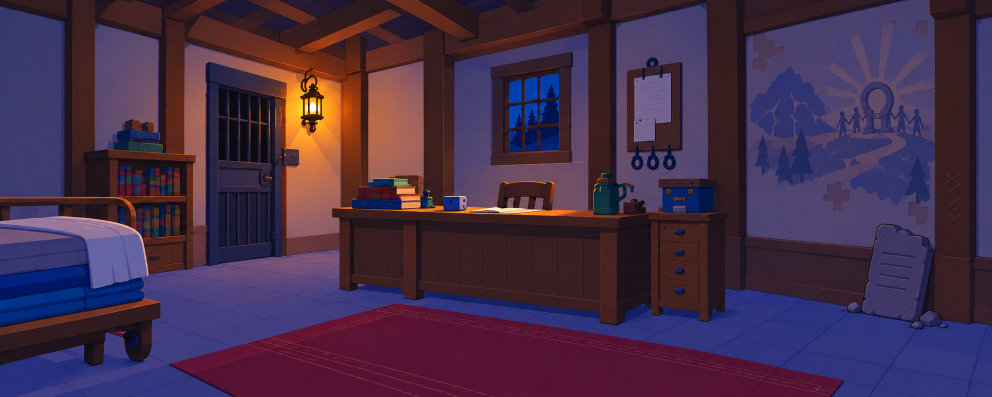
#> input picture experiments/renpy-ch1/art/bg-woodshed-mural-20261023/round2/work/facility-evening-generated.png, 1983 x 793 px, given in place of woods-afternoon-generated.png, which was not available (shown at 1/2 size); the run also reads 1 picture not shown here
$ python assemble.py
#> lines starting #> are read from the running program, lines starting #| are printed output that depends on the picture; pictures that were not available may be replaced by others from this repository, and a replacement may not be noted
from PIL import Image, ImageDraw, ImageFont, ImageFilter
from pathlib import Path
import numpy as np, shutil, json
R=Path(__file__).resolve().parents[1]; B=R.parent
G=Path('/root/.codex/generated_images/01a1671a-872d-7a22-bddb-cffe6dcbb5d5')
FILES={'woods-afternoon':'exec-13899d70-7b38-474a-873d-42a8dc68b035.png','woods-evening':'exec-036d2d5a-9a82-413c-a266-c08a5a1725d7.png','facility-afternoon':'exec-698d5a08-65f6-4777-85ac-018fad1fd306.png','facility-evening':'exec-c062eecc-2236-4c22-968a-c2f5dcc99eee.png'}
N=Image.Resampling.NEAREST
font=ImageFont.truetype('/usr/share/fonts/truetype/dejavu/DejaVuSans.ttf',20)
def flat(im,colors=96):
    sz=im.size
    return im.resize((sz[0]//3,sz[1]//3),Image.Resampling.BOX).quantize(colors=colors,dither=Image.Dither.NONE).convert('RGB').resize(sz,N)
def save(im,name): im.save(R/name,lossless=True,method=6)
def woods(im):
    # Preserve requested landmarks while allocating extra width to side storage.
    im=im.resize((2048,683),N)
    xs=[0,500,650,790,1090,1275,1660,2048]
    ds=[0,450,520,720,1300,1500,2050,2560]
    out=Image.new('RGB',(2560,768))
    for a,b,c,d in zip(xs,xs[1:],ds,ds[1:]):out.paste(im.crop((a,0,b,683)).resize((d-c,768),N),(c,0))
    return flat(out)
for key,name in FILES.items():
    shutil.copy2(G/name,R/'work'/f'{key}-generated.png')
for t in ['afternoon','evening']:
    im=woods(Image.open(R/'work'/f'woods-{t}-generated.png').convert('RGB'))
#> in woods, `im=im.resize((2048,683),N)`:
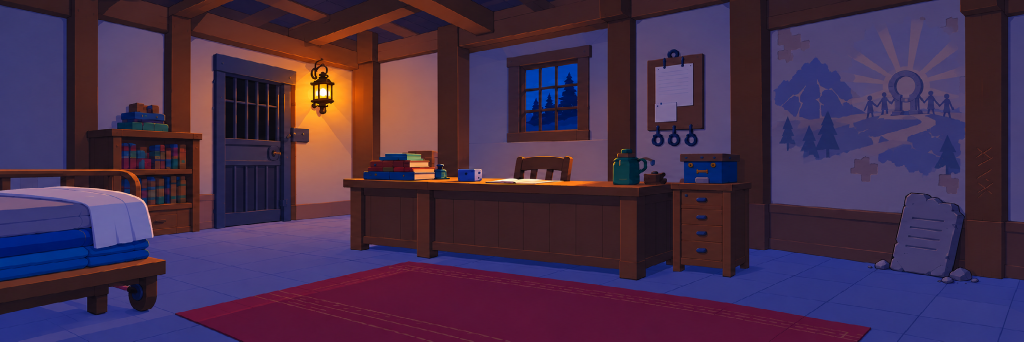
#> im: PIL image 2048x683 RGB (shown at 1/2 size); mean R, G, B 69, 46, 72.8
#> in woods, `out=Image.new('RGB',(2560,768))`: out: PIL image 2560x768 RGB; every value is 0
#> after the loop in woods, `for a,b,c,d in zip(xs,xs[1:],ds,ds[1:]):out.paste(im.crop((a,0,b,683))..`:
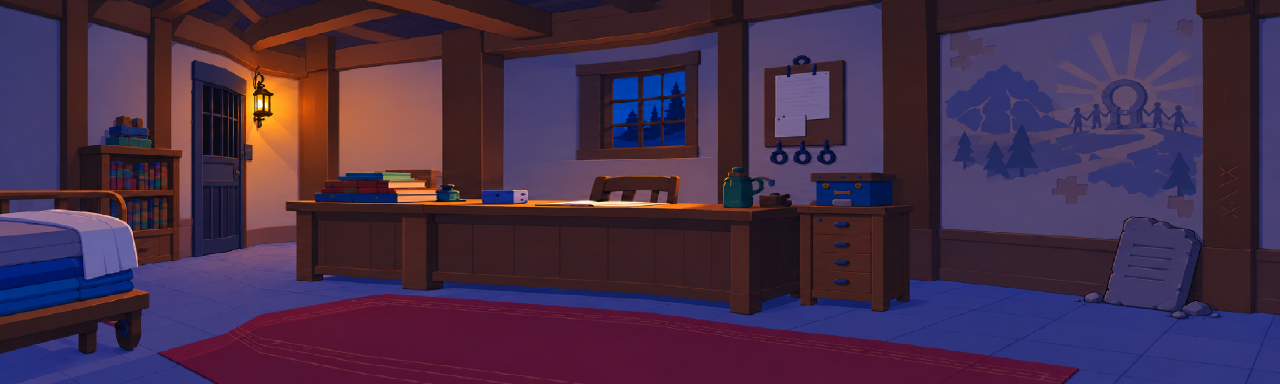
#> out: PIL image 2560x768 RGB (shown at 1/2 size); mean R, G, B 69, 45.2, 71.7
#> in flat, `return im.resize((sz[0]//3,sz[1]//3),Image.Resampling.BOX).quantize(co..`:
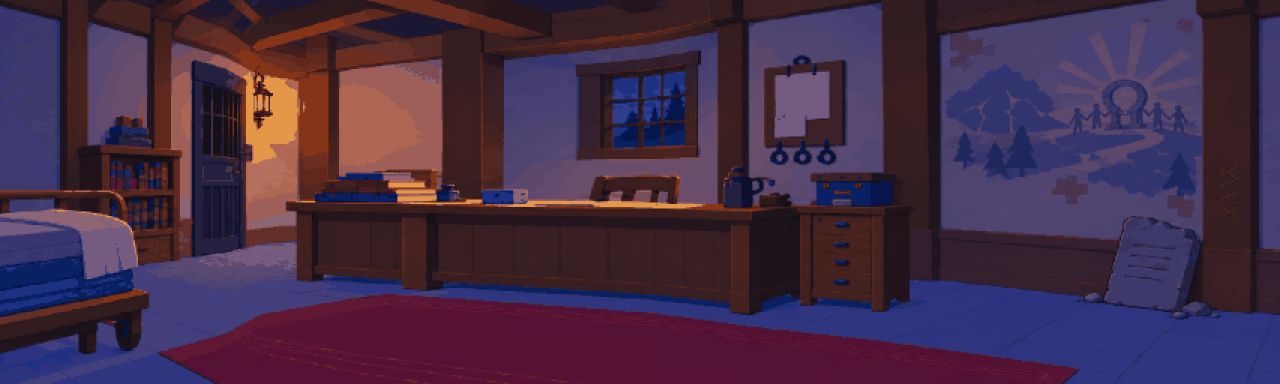
#> returned value: PIL image 2560x768 RGB (shown at 1/2 size); mean R, G, B 68.9, 44.9, 71.3
    save(im,'woodshed-interior-wide'+('-evening' if t=='evening' else '')+'.webp')
#> pass 2 of the loop `for t in ['afternoon','evening']:`:
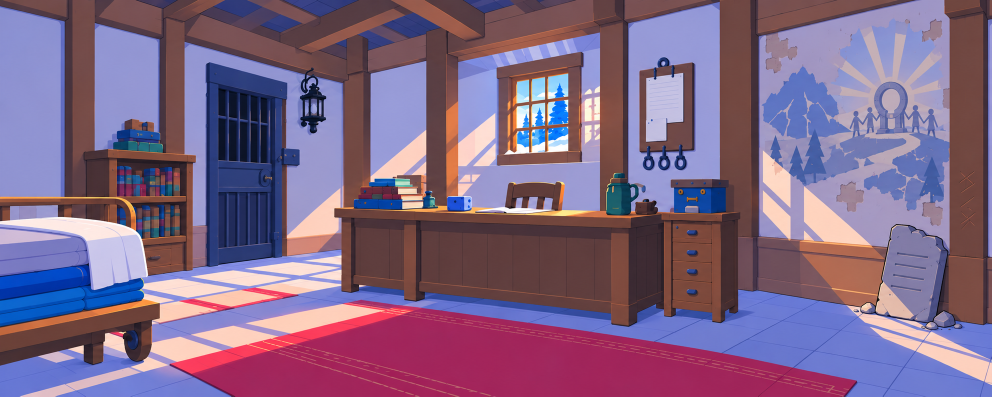
#> input picture experiments/renpy-ch1/art/bg-woodshed-mural-20261023/round2/work/facility-morning-generated.png, 1983 x 793 px, given in place of woods-evening-generated.png, which was not available (shown at 1/2 size)
#> in woods (call 2), `im=im.resize((2048,683),N)`:
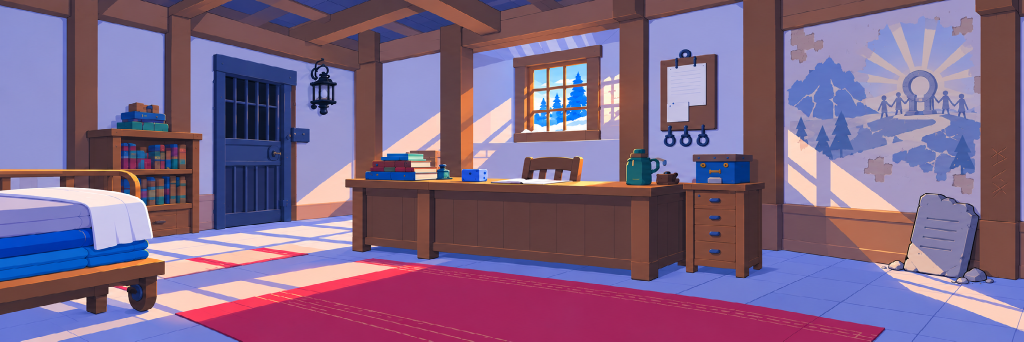
#> im: PIL image 2048x683 RGB (shown at 1/2 size); mean R, G, B 128.2, 102.2, 133.6
#> in flat (call 2), `return im.resize((sz[0]//3,sz[1]//3),Image.Resampling.BOX).quantize(co..`:
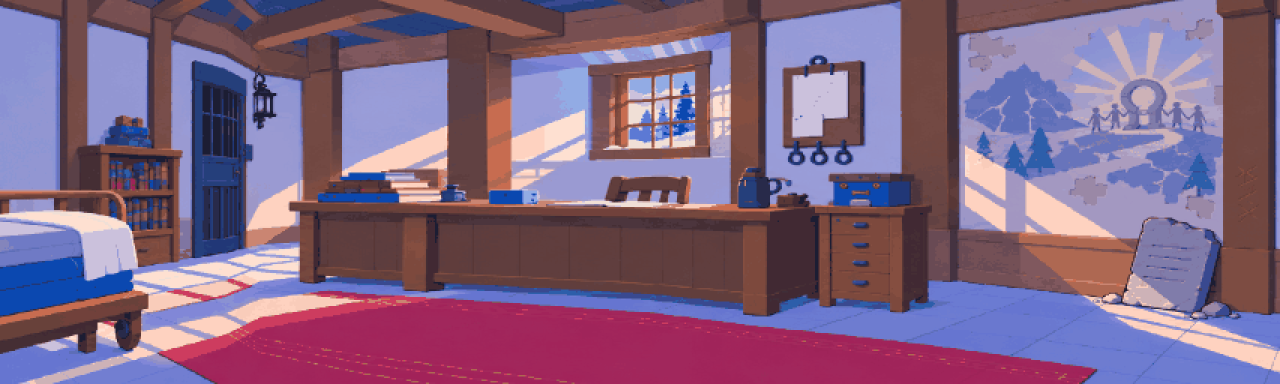
#> returned value: PIL image 2560x768 RGB (shown at 1/2 size); mean R, G, B 129.1, 100.6, 131.4
def facility(t):
#> called with t = 'morning'
    original=Image.open(B/'ref'/f'room13-pixel-ready-facility0177-{t}.webp').convert('RGB')
#> original is the input picture: PIL image 1983x793 RGB; mean R, G, B 128.2, 102.3, 133.6
    src=Image.open(R/'work'/f'facility-{t}-generated.png').convert('RGB').resize((1983,793),N)
    patch=Image.new('RGB',(512,768))
#> patch: PIL image 512x768 RGB; every value is 0
    # Align wall/baseboard/floor heights to original right edge.
    ys=[0,475,610,793]; yd=[0,500,632,768]
    for a,b,c,d in zip(ys,ys[1:],yd,yd[1:]):patch.paste(src.crop((1490,a,1983,b)).resize((512,d-c),N),(0,c))
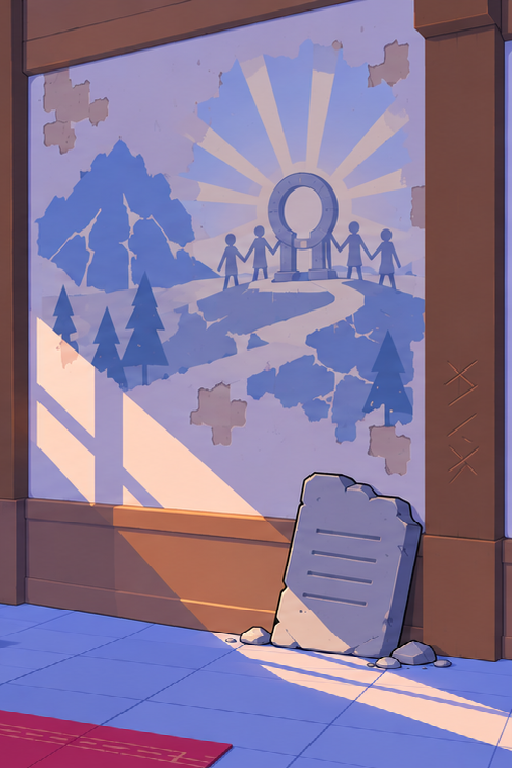
#> patch: PIL image 512x768 RGB; mean R, G, B 136.3, 119.4, 151.8
    patch=flat(patch.filter(ImageFilter.MedianFilter(5)),32)
#> call 3 of flat, with colors = 32
#> in flat (call 3), `return im.resize((sz[0]//3,sz[1]//3),Image.Resampling.BOX).quantize(co..`:
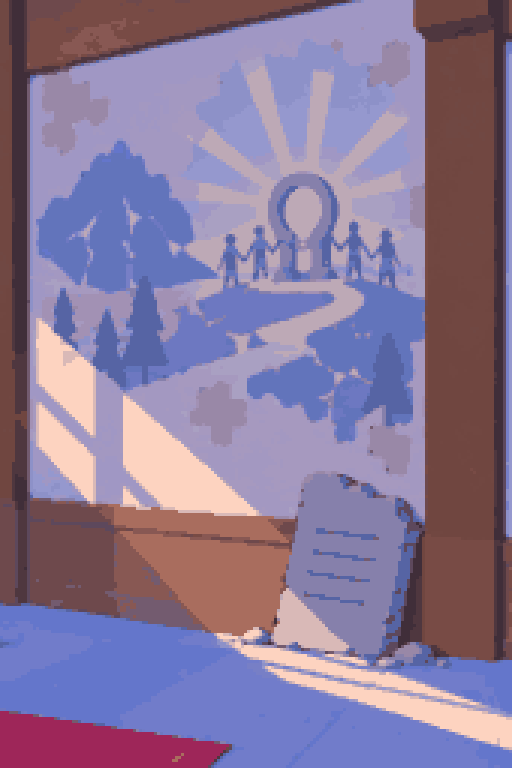
#> returned value: PIL image 512x768 RGB; mean R, G, B 136.9, 119.8, 152.1
    # Edge matching is entirely in the new region. Original pixels are untouched.
    ar=np.array(patch).astype(float); edge=np.array(original)[:,-1,:].astype(float)
#> after `edge = np.array(original)[:, -1, :].astype(float)`: edge = 793 rows, first 8: [115, 83, 79], [119, 81, 75], [122, 80, 74], [122, 80, 74], [122, 79, 74], [121, 78, 74], [122, 78, 74], [123, 78, 74]
    for x in range(24):
        w=(x//3)/8
        ar[:,x,:]=edge*(1-w)+ar[:,x,:]*w
    patch=Image.fromarray(np.uint8(np.clip(ar,0,255)))
    # Remove generated carpet fragment; extend the original clear tile floor.
    tablet=patch.copy()
    tile=original.crop((1820,632,2048,768)).transpose(Image.Transpose.FLIP_LEFT_RIGHT).resize((512,136),N)
    patch.paste(tile,(0,632))
    dr=ImageDraw.Draw(patch)
    # New bay baseboard continues the exact height of the old wall.
    dr.polygon([(0,500),(512,530),(512,662),(0,632)],fill=original.getpixel((2047,570)))
    dr.line([(0,500),(512,530)],fill=original.getpixel((2047,503)),width=7)
    dr.line([(0,518),(512,548)],fill=original.getpixel((2047,520)),width=3)
    dr.line([(0,632),(512,662)],fill=original.getpixel((2047,630)),width=3)
    mask=Image.new('L',(512,768));md=ImageDraw.Draw(mask)
    md.polygon([(270,475),(290,473),(308,478),(326,476),(340,488),(359,490),(388,515),(376,643),(366,657),(305,657),(275,648),(255,628)],fill=255)
    patch.paste(tablet,(0,0),mask)
    # Structural post at the join covers wall-bay boundary without touching original.
    dr=ImageDraw.Draw(patch)
    dr.polygon([(0,0),(27,0),(27,646),(0,640)],fill=original.getpixel((1660,300)))
    dr.line([(26,0),(26,646)],fill=original.getpixel((1670,300)),width=3)
    out=Image.new('RGB',(2560,768));out.paste(original,(0,0));out.paste(patch,(2048,0))
    save(out,f'facility-wide-{t}.webp')
    check=Image.open(R/f'facility-wide-{t}.webp').convert('RGB')
    assert np.array_equal(np.array(check)[:,:2048],np.array(original))
    return {'time':t,'size':list(check.size),'original_left_changed_pixels':int(np.any(np.array(check)[:,:2048]!=np.array(original),axis=2).sum())}
#> (the run stopped early here; a loop or call above may not have finished)
